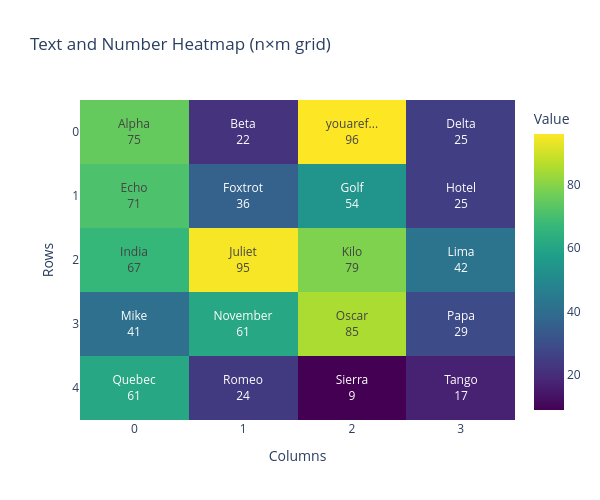

The code cell stored with this chart in its notebook:
### Markdown cell above
# Finetuning

### Code cell
import plotly.graph_objects as go
import numpy as np

# Define dimensions
n = 5  # rows
m = 4  # columns

# Generate sample data
# Create random numbers for color mapping
numbers = np.random.randint(1, 100, size=(n, m))

# Create sample words for each cell
words = [
    ['Alpha', 'Beta', 'youaref...', 'Delta'],
    ['Echo', 'Foxtrot', 'Golf', 'Hotel'],
    ['India', 'Juliet', 'Kilo', 'Lima'],
    ['Mike', 'November', 'Oscar', 'Papa'],
    ['Quebec', 'Romeo', 'Sierra', 'Tango']
]

# Combine words and numbers for display
text_labels = [[f"{words[i][j]}<br>{numbers[i][j]}" 
                for j in range(m)] for i in range(n)]

# Create the heatmap
fig = go.Figure(data=go.Heatmap(
    z=numbers,
    text=text_labels,
    texttemplate="%{text}",
    textfont={"size": 12},
    colorscale='Viridis',  # Color scheme based on magnitude
    colorbar=dict(title="Value"),
    hovertemplate='Value: %{z}<extra></extra>'
))

# Update layout
fig.update_layout(
    title='Text and Number Heatmap (n×m grid)',
    width=600,
    height=500,
    xaxis=dict(title='Columns', side='bottom', fixedrange=True),
    yaxis=dict(title='Rows', autorange='reversed', fixedrange=True)
)

fig.show()

### Figure 1 — Plotly figure (JSON) as saved in the notebook; plotly's stock layout.template omitted (floating-point values rounded to 4 significant figures)
{"data": [{"colorbar": {"title": {"text": "Value"}}, "colorscale": [[0, "#440154"], [0.1111, "#482878"], [0.2222, "#3e4989"], [0.3333, "#31688e"], [0.4444, "#26828e"], [0.5556, "#1f9e89"], [0.6667, "#35b779"], [0.7778, "#6ece58"], [0.8889, "#b5de2b"], [1, "#fde725"]], "hovertemplate": "Value: %{z}<extra></extra>", "text": [["Alpha<br>75", "Beta<br>22", "youaref...<br>96", "Delta<br>25"], ["Echo<br>71", "Foxtrot<br>36", "Golf<br>54", "Hotel<br>25"], ["India<br>67", "Juliet<br>95", "Kilo<br>79", "Lima<br>42"], ["Mike<br>41", "November<br>61", "Oscar<br>85", "Papa<br>29"], ["Quebec<br>61", "Romeo<br>24", "Sierra<br>9", "Tango<br>17"]], "textfont": {"size": 12}, "texttemplate": "%{text}", "type": "heatmap", "z": [[75, 22, 96, 25], [71, 36, 54, 25], [67, 95, 79, 42], [41, 61, 85, 29], [61, 24, 9, 17]]}], "layout": {"height": 500, "title": {"text": "Text and Number Heatmap (n×m grid)"}, "width": 600, "xaxis": {"fixedrange": true, "side": "bottom", "title": {"text": "Columns"}}, "yaxis": {"autorange": "reversed", "fixedrange": true, "title": {"text": "Rows"}}}}
